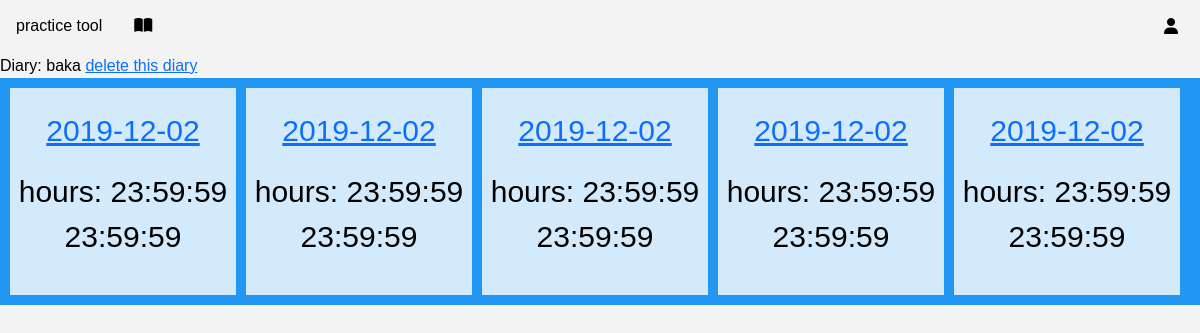
Screenshot of /diary/1 (signed in) with the database file from the repository.
### models.py (models this page shows)
class Diary(db.Model):
    __tablename__ = 'Diary'
    id = db.Column(db.Integer, primary_key=True, nullable=False)
    user_id = db.Column(db.Integer, ForeignKey('User.id'), nullable=False)
    title = db.Column(db.String)
    entries = relationship('Entry', back_populates='diary', cascade="all, delete-orphan")

class Entry(db.Model):
    __tablename__ = 'Entry'
    id = db.Column(db.Integer, primary_key=True, nullable=False)
    user_id = db.Column(db.Integer, ForeignKey('User.id'), nullable=False)
    diary_id = db.Column(db.Integer, ForeignKey('Diary.id'), nullable=False)
    date = db.Column(db.Date)
    notes = db.Column(db.Text)
    diary = relationship('Diary', back_populates='entries')
    activities = relationship('Activity', back_populates='entry', cascade="all, delete-orphan")

class Activity(db.Model):
    id = db.Column(db.Integer, primary_key=True, nullable=False)
    user_id = db.Column(db.Integer, ForeignKey('User.id'), nullable=False)
    entry_id = db.Column(db.Integer, ForeignKey('Entry.id'), nullable=False)
    start_time = db.Column(db.Time)
    end_time = db.Column(db.Time)
    entry = relationship('Entry', back_populates='activities')

### app.py (the view)
@app.route('/diary/<int:id>', methods=['GET', 'POST'])
@login_required
def diary(id):
    diary = models.Diary.query.filter_by(user_id=current_user.id, id=id).all()
    return render_template('diary.html', diary=diary)

### app.py (called while the page is built)
@login_manager.user_loader
def load_user(id):
    return models.User.query.get(int(id))

### templates/diary.html
{% extends 'layout.html' %} {% block content %}
{% for diary in diary%}
Diary: {{diary.title}}
<a href="{{url_for('delete_diary', id=diary.id)}}">delete this diary</a>
<div class="grid-container">
    {% for entry in diary.entries %}
  <div class="entry">
    <p><a href="{{url_for('entry', id=entry.id)}}">{{entry.date}}</a></p>
    {% for activity in entry.activities %}
    <p>hours: {{activity.start_time}} {{activity.end_time}}</p>
    {% endfor %}
  </div>
  {% endfor %}
  {% endfor %}
</div>
{% endblock %}

### templates/layout.html (shortened to what this page needs)
<!DOCTYPE html>
<html lang="en" dir="ltr">
  <head>
    <link rel="stylesheet" href="https://cdn.jsdelivr.net/npm/bootstrap@5.1.3/dist/css/bootstrap.min.css">
    <link rel="stylesheet" href="{{url_for('static', filename='css/style.css')}}">
    <link rel="stylesheet" href="path/to/font-awesome/css/font-awesome.min.css">
  </head>
  <body>
    {% include 'header.html' %}
    {% block content %} {%endblock %}
  </body>
</html>

### templates/header.html (shortened to what this page needs)
<div class="header">
<div class="topnav">
  <ul>
    <li>practice tool</li>
    <li><a href="{{url_for('index')}}"><i class="fa-solid fa-book-open"></i></a></li>
    <li style=float:right><div class="dropdown">
      <button><i class="fa-solid fa-user"></i></button>
    </div></li>
  </ul>
</div>
</div>

### static/css/style.css (style rules this page uses)
body { background-color: #F3F3F3; color: black; border-color: #E9492B; font-family: "Century Gothic", CenturyGothic, AppleGothic, sans-serif; overflow-x: hidden; padding: 0; margin: 0; }
.topnav { position: relative; width: 100%; padding: 0; margin: 0; }
.topnav ul { list-style-type: none; margin: 0; padding: 0; overflow: hidden; background-color: #f3f3f3; }
.topnav li { float: left; text-align: center; padding: 14px 16px; }
.topnav li a { display: block; color: black; text-align: center; text-decoration: none; }
button { background-color: inherit; font-size: 16px; margin-top: 0; border: none; cursor: pointer; }
.dropdown { position: relative; display: inline-block; margin-top: 0px; }
.grid-container { display: grid; grid-template-columns: auto auto auto auto auto auto; gap: 10px; background-color: #2196F3; padding: 10px; }
.grid-container > div { background-color: rgba(255, 255, 255, 0.8); text-align: center; padding: 20px 0; font-size: 30px; }

### rows the page displays
Diary: title "baka"
Entry: date "2019-12-02"
Activity: start_time "23:59:59", end_time "23:59:59"
Entry: date "2019-12-02"
Activity: start_time "23:59:59", end_time "23:59:59"
Entry: date "2019-12-02"
Activity: start_time "23:59:59", end_time "23:59:59"
Entry: date "2019-12-02"
Activity: start_time "23:59:59", end_time "23:59:59"
Entry: date "2019-12-02"
Activity: start_time "23:59:59", end_time "23:59:59"
